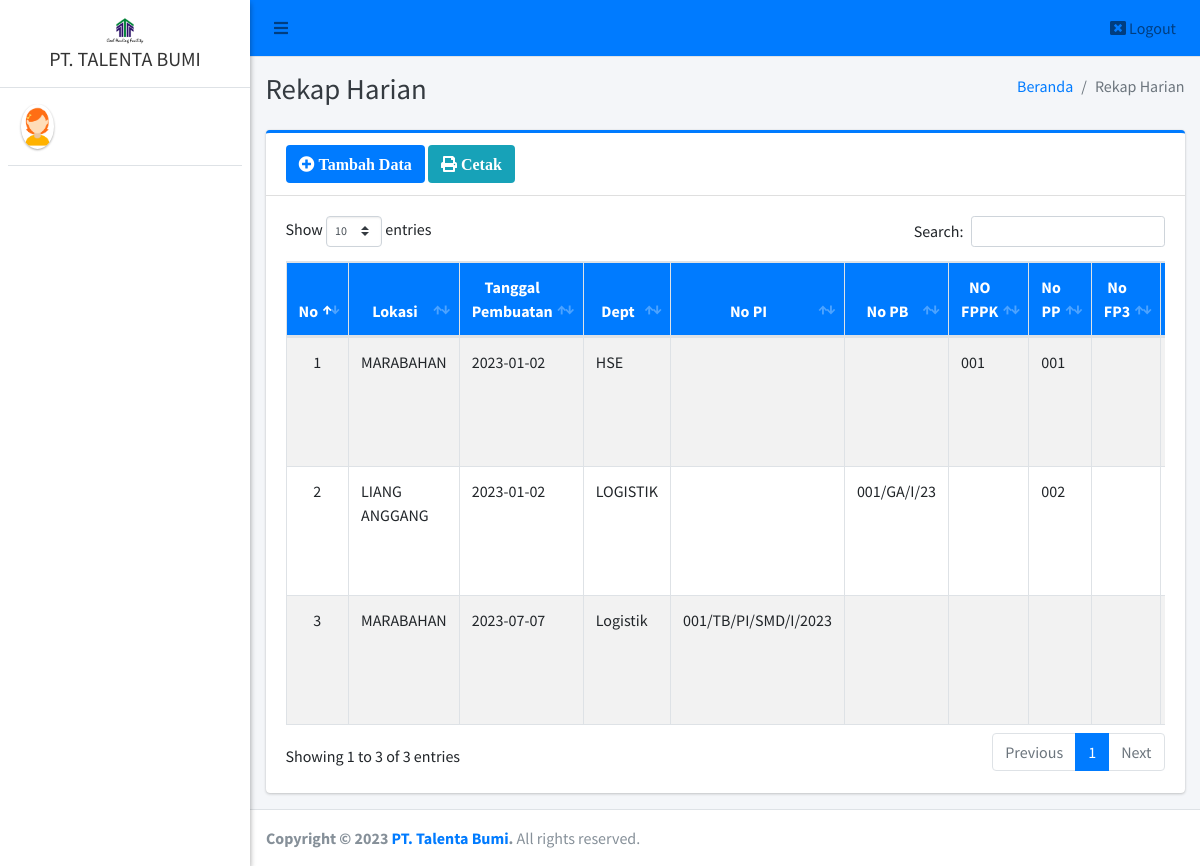
The app's page /admin/rekap_harian/index.php, older data.
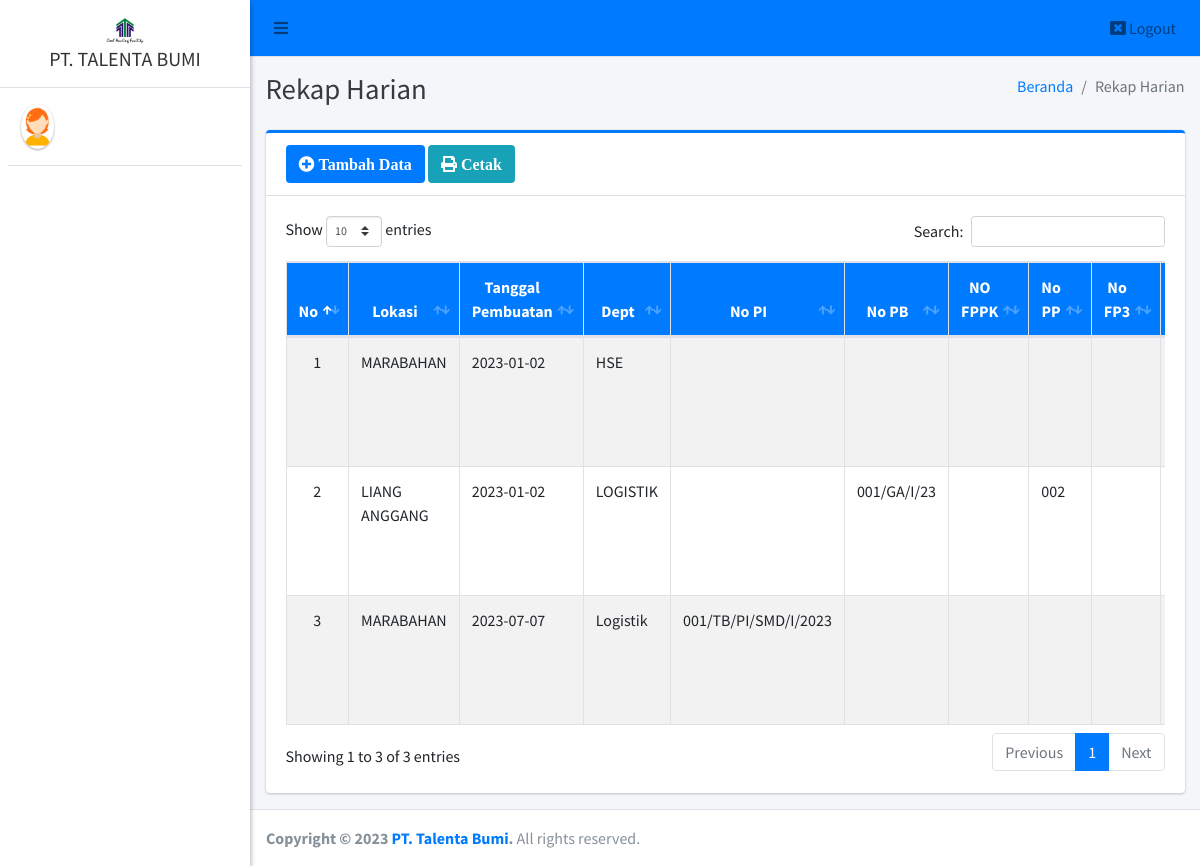
The same page, newer data.
### tables this page shows
CREATE TABLE `rekap_harian` (
  `id_rh` int(11) NOT NULL,
  `lokasi_rh` varchar(50) DEFAULT NULL,
  `tanggal_pembuatan` date DEFAULT NULL,
  `departemen_rh` varchar(40) DEFAULT NULL,
  `id_pi` int(11) DEFAULT NULL,
  `id_pb` int(11) DEFAULT NULL,
  `id_fppk` int(11) DEFAULT NULL,
  `id_pp` int(11) DEFAULT NULL,
  `id_fppp` int(11) DEFAULT NULL,
  `nama_kebutuhan` varchar(40) DEFAULT NULL,
  `jumlah_rh` varchar(20) NOT NULL,
  `satuan_rh` varchar(20) NOT NULL,
  `rp` varchar(50) DEFAULT NULL,
  `keterangan_rh` text
);

CREATE TABLE `fppk` (
  `id_fppk` int(11) NOT NULL,
  `departemen` varchar(30) NOT NULL,
  `tanggal` date NOT NULL,
  `no_fppk` varchar(25) NOT NULL,
  `uraian_kebutuhan` text NOT NULL,
  `jumlah` varchar(20) DEFAULT NULL,
  `satuan` varchar(20) DEFAULT NULL
);

CREATE TABLE `pp` (
  `id_pp` int(11) NOT NULL,
  `tanggal_permintaan` date NOT NULL,
  `no_pp` varchar(40) NOT NULL,
  `keterangan` text NOT NULL,
  `jumlah` varchar(20) NOT NULL,
  `satuan` varchar(20) NOT NULL
);

CREATE TABLE `pb` (
  `id_pb` int(11) NOT NULL,
  `tanggal_permintaan` date NOT NULL,
  `no_pb` varchar(40) NOT NULL,
  `keterangan` text NOT NULL,
  `jumlah` varchar(20) DEFAULT NULL,
  `satuan` varchar(20) DEFAULT NULL
);

CREATE TABLE `pi` (
  `id_pi` int(11) NOT NULL,
  `tanggal_permintaan` date NOT NULL,
  `no_pi` varchar(40) NOT NULL,
  `keterangan` text NOT NULL,
  `jumlah` varchar(20) NOT NULL,
  `satuan` varchar(20) NOT NULL
);

### config/config.php (called while the page is built, shortened)
<?php
function base_url($url = null)
{
	$base_url = "http://localhost:8888/talentabumi";
	if ($url != null) {
		return $base_url . "/" . $url;
	} else {
		return $base_url;
	}
}

### admin/rekap_harian/index.php (the view, shortened to what this page needs)
<?php
require '../../config/config.php';
require '../../config/koneksi.php';
?>
<!DOCTYPE html>
<html>
<?php
include '../../templates/head.php';
?>
<body class="hold-transition sidebar-mini layout-fixed">
    <div class="wrapper">
        <?php
        include '../../templates/navbar.php';
        ?>
        <?php
        include '../../templates/sidebar.php';
        ?>
        <div class="content-wrapper">
            <div class="content-header">
                <div class="container-fluid">
                    <div class="row mb-2">
                        <div class="col-sm-6">
                            <h1 class="m-0 text-dark">Rekap Harian</h1>
                        </div>
                        <div class="col-sm-6">
                            <ol class="breadcrumb float-sm-right">
                                <li class="breadcrumb-item"><a href="#">Beranda</a></li>
                                <li class="breadcrumb-item active">Rekap Harian</li>
                            </ol>
                        </div>
                    </div>
                </div>
            </div>
            <section class="content">
                <div class="container-fluid">
                    <div class="row">
                        <div class="col-12">
                            <div class="card card-primary card-outline">
                                <div class="card-header">
                                    <a href="tambah" class="btn bg-primary"><i class="fa fa-plus-circle"> Tambah Data</i></a>
                                    <a href="#" data-toggle="modal" data-target="#rekap_harian" class="btn bg-info"><i class="fa fa-print"> Cetak</i></a>
                                </div>
                                <div class="card-body">
                                    <div class="table-responsive">
                                        <table id="example1" class="table table-bordered table-striped">
                                            <thead class="bg-primary">
                                                <tr align="center">
                                                    <th>No</th>
                                                    <th>Lokasi </th>
                                                    <th>Tanggal Pembuatan</th>
                                                    <th>Dept</th>
                                                    <th>No PI</th>
                                                    <th>No PB</th>
                                                    <th>NO FPPK</th>
                                                    <th>No PP</th>
                                                    <th>No FP3</th>
                                                    <th>Nama Kebutuhan</th>
                                                </tr>
                                            </thead>
                                            <tbody style="background-color: white">
                                                <?php
                                                $no = 1;
                                                $data = $koneksi->query("SELECT * FROM rekap_harian AS rh
                                                LEFT JOIN pi AS tpi ON rh.id_pi = tpi.id_pi
                                                LEFT JOIN pp AS tpp ON rh.id_pp = tpp.id_pp
                                                LEFT JOIN pb AS tpb ON rh.id_pb = tpb.id_pb
                                                LEFT JOIN fppk AS tfppk ON rh.id_fppk = tfppk.id_fppk
                                                LEFT JOIN fppp AS tfppp ON rh.id_fppp = tfppp.id_fppp
                                                ORDER BY id_rh ASC");
                                                while ($row = $data->fetch_array()) {
                                                ?>
                                                    <tr>
                                                        <td align="center"><?= $no++ ?></td>
                                                        <td><?= $row['lokasi_rh'] ?></td>
                                                        <td><?= $row['tanggal_pembuatan'] ?></td>
                                                        <td><?= $row['departemen_rh'] ?></td>
                                                        <td><?= $row['no_pi'] ?></td>
                                                        <td><?= $row['no_pb'] ?></td>
                                                        <td><?= $row['no_fppk'] ?></td>
                                                        <td><?= $row['no_pp'] ?></td>
                                                        <td><?= $row['no_fppp'] ?></td>
                                                        <td><?= $row['nama_kebutuhan'] ?></td>
                                                    </tr>
                                                <?php } ?>
                                            </tbody>
                                        </table>
                                    </div>
                                </div>
                            </div>
                        </div>
                    </div>
                </div>
            </section>
        </div>
        <?php include_once "../../templates/footer.php"; ?>
    </div>
</body>
</html>

### templates/head.php (shortened to what this page needs)
<head>
  <link rel="stylesheet" href="<?= base_url() ?>/assets/plugins/fontawesome-free/css/all.min.css">
  <link rel="stylesheet" href="https://code.ionicframework.com/ionicons/2.0.1/css/ionicons.min.css">
  <link rel="stylesheet" href="<?= base_url() ?>/assets/plugins/datatables-bs4/css/dataTables.bootstrap4.css">
  <link rel="stylesheet" href="<?= base_url() ?>/assets/plugins/ekko-lightbox/ekko-lightbox.css">
  <link rel="stylesheet" href="<?= base_url() ?>/assets/plugins/bootstrap-fileupload/bootstrap-fileupload.min.css">
  <link rel="stylesheet" href="<?= base_url() ?>/assets/plugins/tempusdominus-bootstrap-4/css/tempusdominus-bootstrap-4.min.css">
  <link rel="stylesheet" href="<?= base_url() ?>/assets/plugins/select2/css/select2.min.css">
  <link rel="stylesheet" href="<?= base_url() ?>/assets/plugins/select2-bootstrap4-theme/select2-bootstrap4.min.css">
  <link rel="stylesheet" href="<?= base_url() ?>/assets/plugins/icheck-bootstrap/icheck-bootstrap.min.css">
  <link rel="stylesheet" href="<?= base_url() ?>/assets/plugins/jqvmap/jqvmap.min.css">
  <link rel="stylesheet" href="<?= base_url() ?>/assets/dist/css/adminlte.min.css">
  <link rel="stylesheet" href="<?= base_url() ?>/assets/plugins/overlayScrollbars/css/OverlayScrollbars.min.css">
  <link rel="stylesheet" href="<?= base_url() ?>/assets/plugins/daterangepicker/daterangepicker.css">
  <link rel="stylesheet" href="<?= base_url() ?>/assets/plugins/summernote/summernote-bs4.css">
  <link rel="stylesheet" href="<?= base_url() ?>/assets/plugins/bootstrap-fileupload/bootstrap-fileupload.min.css">
  <link rel="stylesheet" href="<?= base_url() ?>/assets/alert/sweetalert.css">
</head>

### templates/navbar.php
<nav class="main-header navbar navbar-expand navbar-blue navbar-light">
  <ul class="navbar-nav">
    <li class="nav-item">
      <a class="nav-link" data-widget="pushmenu" href="#"><i class="fas fa-bars"></i></a>
    </li>
  </ul>
  <ul class="navbar-nav ml-auto">
    <li class="nav-item dropdown">
      <a class="nav-link alert-logout" href="<?= base_url('logout') ?>">
        <i class="fas fa-window-close"> </i> Logout
      </a>
    </li>
  </ul>
</nav>

### templates/sidebar.php (shortened to what this page needs)
<aside class="main-sidebar sidebar-light-green elevation-2">
  <a href="#" class="brand-link text-center">
    <img src="<?= base_url() ?>/assets/dist/img/logo.jpeg" style="width: 50px; justify-content: center; margin: auto; " alt="#" class="" style="opacity: .8"><br>
    <span class="brand-text font-weight-light"><b>PT. TALENTA BUMI</b></span>
  </a>
  <div class="sidebar">
    <div class="user-panel mt-3 pb-3 d-flex">
      <div class="image">
        <img src="<?= base_url() ?>/assets/dist/img/avatar6.png" class="img-circle elevation-1" alt="User Image">
      </div>
      <div class="info">
      </div>
    </div>
  </div>
</aside>

### templates/footer.php (shortened to what this page needs)
<footer class="main-footer">
  <strong>Copyright &copy; <?= date('Y') ?> <a href="#">PT. Talenta Bumi</a>.</strong>
  All rights reserved.
</footer>

Row changes from the older to the newer data that the page shows:
changed rekap_harian "HSE": id_fppk.no_fppk "001" → (not shown); id_pp.no_pp "001" → (not shown)
